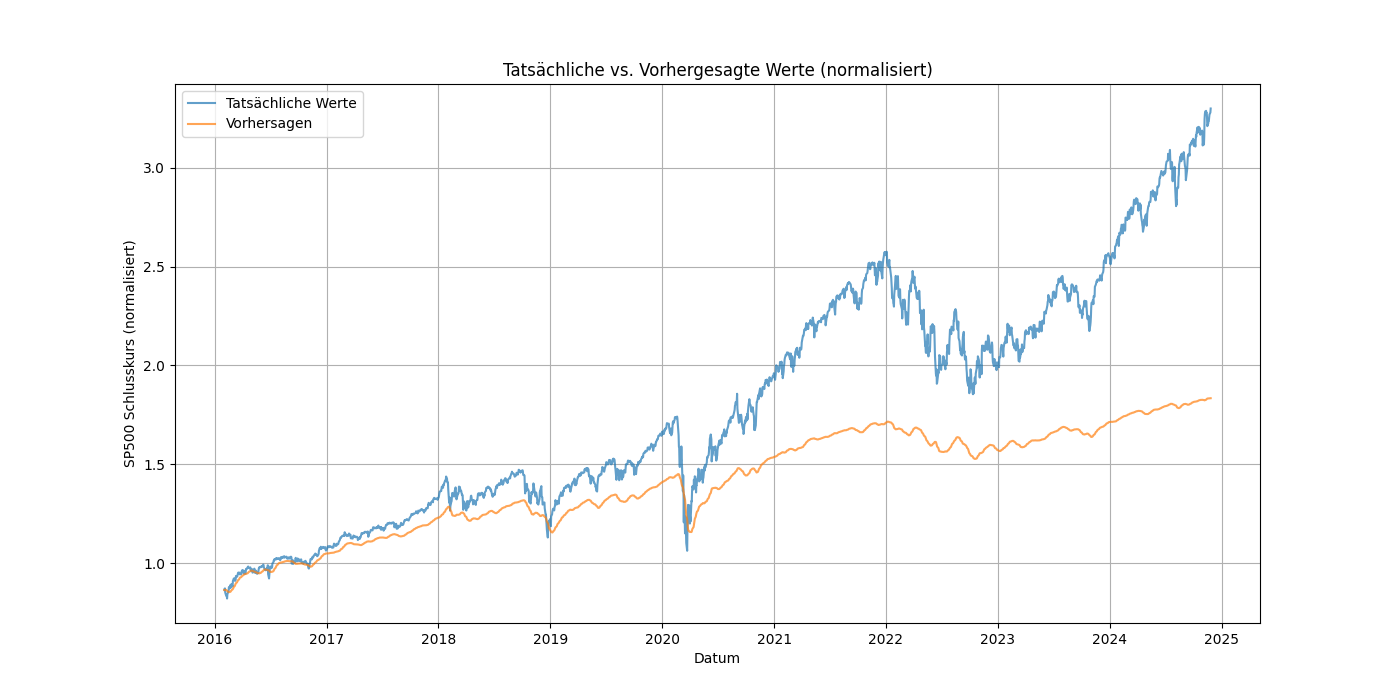

Write Python code to recreate this figure.
import os
import pandas as pd
import numpy as np
import torch
import torch.nn as nn
import torch.optim as optim
from sklearn.preprocessing import MinMaxScaler
from torch.utils.data import DataLoader, TensorDataset
import matplotlib.pyplot as plt

# ----------------------------
# 🔧 Geräteeinrichtung
# ----------------------------
# Bestimmt, ob eine GPU verfügbar ist und setzt das entsprechende Gerät.
# Dies ist wichtig für die Beschleunigung von Trainingsprozessen bei großen Modellen.
device = torch.device("cuda" if torch.cuda.is_available() else "cpu")
print(f"✅ Verwendetes Gerät: {device}")


# ----------------------------
# 📂 Dynamischer Pfad zur Datei
# ----------------------------
def get_file_path():
    """
    Ermittle den Pfad zur Datendatei dynamisch.

    Diese Funktion berechnet den absoluten Pfad zur CSV-Datei mit den historischen SP500-Daten,
    indem sie das Verzeichnis der aktuellen Datei nutzt und relativ zum Projektstammverzeichnis
    navigiert. Dies ermöglicht eine flexible Platzierung der Daten innerhalb der Projektstruktur.

    Returns:
        str: Der absolute Pfad zur Datendatei.

    Raises:
        FileNotFoundError: Wenn die Datendatei nicht am ermittelten Pfad gefunden wird.
    """
    # Bestimmt das Stammverzeichnis des Projekts, indem es ein Verzeichnis nach oben navigiert.
    project_root = os.path.abspath(os.path.join(os.path.dirname(__file__), ".."))
    # Baut den vollständigen Pfad zur CSV-Datei zusammen.
    file_path = os.path.join(project_root, "shared_resources", "sp500_data", "SP500_Index_Historical_Data.csv")

    # Debug-Ausgabe: Zeigt den ermittelten Pfad an.
    print(f"🔍 Datenpfad: {file_path}")

    # Überprüft, ob die Datei existiert. Wenn nicht, wird eine Ausnahme ausgelöst.
    if not os.path.exists(file_path):
        raise FileNotFoundError(f"❌ Datei nicht gefunden unter: {file_path}")
    return file_path


# ----------------------------
# 📊 Datenvorbereitung
# ----------------------------
def load_data(file_path):
    """
    Daten laden und sortieren.

    Diese Funktion liest die historischen SP500-Daten aus einer CSV-Datei, parst die Datumsangaben
    und sortiert die Daten chronologisch. Dies ist essentiell, um sicherzustellen, dass die
    Zeitreihenanalyse korrekt durchgeführt wird.

    Args:
        file_path (str): Der Pfad zur CSV-Datei mit den SP500-Daten.

    Returns:
        pd.DataFrame: Ein DataFrame mit den geladenen und sortierten Daten.

    Raises:
        pd.errors.EmptyDataError: Wenn die CSV-Datei leer ist.
        pd.errors.ParserError: Wenn die CSV-Datei nicht korrekt formatiert ist.
    """
    # Liest die CSV-Datei ein und parst die 'Date'-Spalte als Datumsobjekte.
    data = pd.read_csv(file_path, parse_dates=['Date'])
    # Sortiert die Daten nach dem Datum aufsteigend und setzt den Index zurück.
    data = data.sort_values(by='Date').reset_index(drop=True)
    return data


def split_data(data, train_start, train_end, test_start, test_end):
    """
    Daten in Trainings- und Testsets aufteilen.

    Diese Funktion teilt die gesamten Daten in zwei separate Datensätze:
    - Ein Trainingsset zur Modellbildung und -anpassung.
    - Ein Testset zur Evaluierung der Modellleistung.

    Die Aufteilung erfolgt basierend auf den angegebenen Datumsbereichen, um zeitliche
    Korrelationen und Überlappungen zu vermeiden.

    Args:
        data (pd.DataFrame): Das vollständige DataFrame mit den SP500-Daten.
        train_start (str): Startdatum für das Trainingsset im Format 'YYYY-MM-DD'.
        train_end (str): Enddatum für das Trainingsset im Format 'YYYY-MM-DD'.
        test_start (str): Startdatum für das Testset im Format 'YYYY-MM-DD'.
        test_end (str): Enddatum für das Testset im Format 'YYYY-MM-DD'.

    Returns:
        tuple: Ein Tupel bestehend aus dem Trainings- und Test-DataFrame.

    Raises:
        ValueError: Wenn die angegebenen Datumsbereiche nicht innerhalb der Daten liegen.
    """
    # Filtert die Daten für das Trainingsset basierend auf den Start- und Enddaten.
    train = data[(data['Date'] >= train_start) & (data['Date'] <= train_end)]
    # Filtert die Daten für das Testset basierend auf den Start- und Enddaten.
    test = data[(data['Date'] >= test_start) & (data['Date'] <= test_end)]

    # Überprüft, ob die Trainings- und Testsets nicht leer sind.
    if train.empty:
        raise ValueError(
            f"Trainingsdaten sind leer. Überprüfen Sie die Trainingsdatumsbereiche: {train_start} bis {train_end}.")
    if test.empty:
        raise ValueError(f"Testdaten sind leer. Überprüfen Sie die Testdatumsbereiche: {test_start} bis {test_end}.")

    return train, test


def scale_data(train, test, features):
    """
    Daten skalieren.

    Diese Funktion skaliert die angegebenen Merkmale der Trainings- und Testdaten auf einen
    Bereich zwischen 0 und 1 unter Verwendung des MinMaxScaler. Skalierung ist ein wichtiger
    Schritt in der Datenvorverarbeitung, um sicherzustellen, dass alle Features den gleichen
    Einfluss auf das Modell haben.

    Args:
        train (pd.DataFrame): Das Trainings-DataFrame.
        test (pd.DataFrame): Das Test-DataFrame.
        features (list): Liste der zu skalierenden Merkmale.

    Returns:
        tuple: Skalierte Trainingsdaten, skalierte Testdaten und der verwendete Scaler.
    """
    # Initialisiert den MinMaxScaler, der die Daten in den Bereich [0, 1] skaliert.
    scaler = MinMaxScaler()
    # Passt den Scaler an die Trainingsdaten an und transformiert diese.
    train_scaled = scaler.fit_transform(train[features])
    # Transformiert die Testdaten basierend auf dem im Trainingsset angepassten Scaler.
    test_scaled = scaler.transform(test[features])
    return train_scaled, test_scaled, scaler


def create_sequences(data, seq_length, feature_index=3):
    """
    Sequenzen und Labels erstellen.

    Diese Funktion erstellt aus den skalisierten Daten Sequenzen fester Länge, die als
    Eingaben für das LSTM-Modell dienen, sowie die zugehörigen Labels, die die zukünftigen
    Werte repräsentieren, die vorhergesagt werden sollen.

    Args:
        data (np.ndarray): Das skalierte Datenarray.
        seq_length (int): Die Länge jeder Sequenz (Anzahl der Zeitschritte).
        feature_index (int, optional): Der Index des Features, das als Label verwendet wird.
            Standard ist 3, was dem 'Close'-Preis entspricht.

    Returns:
        tuple: Ein Tupel bestehend aus den Sequenzen und den Labels.

    Raises:
        IndexError: Wenn der angegebene feature_index außerhalb der Datenmatrix liegt.
    """
    sequences = []
    labels = []
    for i in range(len(data) - seq_length):
        # Extrahiert eine Sequenz von seq_length Zeitpunkten.
        sequences.append(data[i:i + seq_length])
        try:
            # Extrahiert das Label, das den 'Close'-Preis nach der Sequenz darstellt.
            labels.append(data[i + seq_length, feature_index])  # 'Close' ist an Index 3
        except IndexError:
            raise IndexError(
                f"feature_index {feature_index} ist außerhalb der Datenmatrix mit {data.shape[1]} Features.")
    return np.array(sequences), np.array(labels)


# ----------------------------
# 🤖 LSTM-Modell
# ----------------------------
class StockLSTM(nn.Module):
    """
    Optimiertes LSTM-Modell für Aktienvorhersagen.

    Dieses Modell verwendet ein bidirektionales LSTM mit mehreren Schichten und Dropout zur
    Vorhersage der zukünftigen Schlusskurse des SP500-Index. Durch die Bidirektionalität kann
    das Modell sowohl vergangene als auch zukünftige Kontextinformationen nutzen, was die
    Vorhersagegenauigkeit verbessern kann.

    Attributes:
        lstm (nn.LSTM): Das LSTM-Modul, das die Sequenzdaten verarbeitet.
        fc (nn.Linear): Die vollverbundene Schicht zur Ausgabe der finalen Vorhersage.
    """

    def __init__(self, input_size, hidden_size, output_size, num_layers=3, dropout=0.3):
        """
        Initialisiert das StockLSTM-Modell.

        Args:
            input_size (int): Die Anzahl der Eingangsmerkmale (Features) pro Zeitschritt.
            hidden_size (int): Die Anzahl der Neuronen in den LSTM-Schichten.
            output_size (int): Die Anzahl der Ausgangsmerkmale (in diesem Fall 1 für den 'Close'-Preis).
            num_layers (int, optional): Die Anzahl der LSTM-Schichten. Mehr Schichten können komplexere Muster lernen.
                Standard ist 3.
            dropout (float, optional): Die Dropout-Rate zur Vermeidung von Überanpassung. Dropout deaktiviert zufällig
                einen Teil der Neuronen während des Trainings. Standard ist 0.3.
        """
        super(StockLSTM, self).__init__()
        # Initialisiert das LSTM-Modul mit den angegebenen Parametern.
        # batch_first=True bedeutet, dass die Eingaben die Form (Batch, Sequenz, Feature) haben.
        self.lstm = nn.LSTM(input_size, hidden_size, num_layers,
                            batch_first=True, bidirectional=True, dropout=dropout)
        # Die vollverbundene Schicht transformiert die LSTM-Ausgabe in die gewünschte Ausgabegröße.
        # Da das LSTM bidirektional ist, wird die versteckte Größe mit 2 multipliziert.
        self.fc = nn.Linear(hidden_size * 2, output_size)  # *2 wegen Bidirektionalität

    def forward(self, x):
        """
        Führt eine Vorwärtsdurchführung durch.

        Diese Methode definiert, wie die Eingabedaten durch das Netzwerk fließen.

        Args:
            x (torch.Tensor): Die Eingabesequenz mit der Form (Batch, Sequenz, Feature).

        Returns:
            torch.Tensor: Die vorhergesagten Werte mit der Form (Batch, Output_Size).
        """
        # Durchläuft die Eingabe durch das LSTM-Modul.
        out, _ = self.lstm(x)
        # Extrahiert die Ausgabe des letzten Zeitschritts jeder Sequenz.
        # Dies repräsentiert die aggregierte Information der gesamten Sequenz.
        out = self.fc(out[:, -1, :])  # Nur die letzte Zeitschritt-Ausgabe verwenden
        return out


# ----------------------------
# 📈 Visualisierung der Ergebnisse
# ----------------------------
def plot_results(dates, actual, predicted):
    """
    Ergebnisse plotten.

    Diese Funktion visualisiert die tatsächlichen und vorhergesagten Schlusskurse des SP500-Index
    über die Testperiode. Dies ermöglicht eine visuelle Bewertung der Modellleistung.

    Args:
        dates (pd.Series): Die Datumsangaben für die Testdaten.
        actual (list): Die tatsächlichen Schlusskurse (normalisiert).
        predicted (list): Die vorhergesagten Schlusskurse (normalisiert).

    Raises:
        ValueError: Wenn die Längen der Listen dates, actual und predicted nicht übereinstimmen.
    """
    # Überprüft, ob alle Eingabelisten die gleiche Länge haben.
    if not (len(dates) == len(actual) == len(predicted)):
        raise ValueError("Die Längen von dates, actual und predicted müssen übereinstimmen.")

    plt.figure(figsize=(14, 7))
    # Plot der tatsächlichen Werte.
    plt.plot(dates, actual, label='Tatsächliche Werte', alpha=0.7)
    # Plot der vorhergesagten Werte.
    plt.plot(dates, predicted, label='Vorhersagen', alpha=0.7)
    plt.xlabel('Datum')
    plt.ylabel('SP500 Schlusskurs (normalisiert)')
    plt.title('Tatsächliche vs. Vorhergesagte Werte (normalisiert)')
    plt.legend()
    plt.grid(True)
    plt.show()


# ----------------------------
# 🚀 Hauptfunktion
# ----------------------------
def main():
    """
    Hauptfunktion zur Ausführung des gesamten Prozesses.

    Dieser Prozess umfasst:
        1. Ermitteln des Dateipfads zur Datenquelle.
        2. Laden und Sortieren der Daten.
        3. Aufteilen der Daten in Trainings- und Testsets.
        4. Skalieren der Daten, um die Modellkonvergenz zu verbessern.
        5. Erstellen von Sequenzen und zugehörigen Labels für das LSTM-Modell.
        6. Umwandeln der Daten in Tensoren und Erstellen von DataLoadern für effizientes Batch-Training.
        7. Definieren des LSTM-Modells, der Verlustfunktion und des Optimierers.
        8. Training des Modells über eine festgelegte Anzahl von Epochen.
        9. Evaluierung des Modells auf den Testdaten und Visualisierung der Ergebnisse.
    """
    # Schritt 1: Dynamischen Pfad zur Datei definieren
    file_path = get_file_path()

    # Schritt 2: Daten laden und sortieren
    data = load_data(file_path)

    # Schritt 3: Daten in Trainings- und Testsets aufteilen
    train_data, test_data = split_data(data, '1994-01-01', '2015-12-31', '2016-01-01', '2024-12-31')

    # Schritt 4: Features definieren und skalieren
    features = ['Open', 'High', 'Low', 'Close', 'Volume']
    train_scaled, test_scaled, scaler = scale_data(train_data, test_data, features)

    # Schritt 5: Sequenzen erstellen
    seq_length = 20  # Anzahl der Zeitschritte pro Sequenz
    X_train, y_train = create_sequences(train_scaled, seq_length)
    X_test, y_test = create_sequences(test_scaled, seq_length)

    # Schritt 6: Tensor-Datensätze erstellen und DataLoader verwenden
    batch_size = 64  # Anzahl der Samples pro Batch

    # Wandelt die numpy-Arrays in PyTorch-Tensoren um und erstellt TensorDatasets.
    train_dataset = TensorDataset(torch.tensor(X_train, dtype=torch.float32),
                                  torch.tensor(y_train, dtype=torch.float32).unsqueeze(1))
    test_dataset = TensorDataset(torch.tensor(X_test, dtype=torch.float32),
                                 torch.tensor(y_test, dtype=torch.float32).unsqueeze(1))

    # Erstellt DataLoader für effizientes Batch-Training und -Testen.
    train_loader = DataLoader(train_dataset, batch_size=batch_size, shuffle=True, drop_last=True)
    test_loader = DataLoader(test_dataset, batch_size=batch_size, shuffle=False, drop_last=False)

    # Schritt 7: Modell, Verlustfunktion und Optimierer definieren
    input_size = len(features)  # Anzahl der Eingangsmerkmale
    hidden_size = 128  # Anzahl der Neuronen in den LSTM-Schichten
    output_size = 1  # Anzahl der Ausgangsmerkmale (1 für 'Close')
    num_layers = 4  # Anzahl der LSTM-Schichten
    dropout = 0.3  # Dropout-Rate

    # Initialisiert das LSTM-Modell und verschiebt es auf das festgelegte Gerät (CPU/GPU).
    model = StockLSTM(input_size, hidden_size, output_size, num_layers, dropout).to(device)

    # Definiert die Verlustfunktion. SmoothL1Loss ist weniger empfindlich gegenüber Ausreißern als MSELoss.
    criterion = nn.SmoothL1Loss()

    # Definiert den Optimierer. Adam ist ein weit verbreiteter Optimierer, der adaptiv die Lernrate anpasst.
    optimizer = optim.Adam(model.parameters(), lr=0.001, weight_decay=1e-4)

    # Definiert einen Lernraten-Scheduler, der die Lernrate alle 10 Epochen um den Faktor 0.5 reduziert.
    scheduler = optim.lr_scheduler.StepLR(optimizer, step_size=10, gamma=0.5)

    # Schritt 8: Training des Modells
    num_epochs = 100  # Gesamtanzahl der Trainingsdurchläufe

    for epoch in range(1, num_epochs + 1):
        model.train()  # Setzt das Modell in den Trainingsmodus (aktiviert Dropout, BatchNorm etc.)
        epoch_loss = 0.0  # Initialisiert den Verlust für die aktuelle Epoche

        # Iteriert über alle Batches im Trainingsloader
        for X_batch, y_batch in train_loader:
            # Verschiebt die Daten auf das festgelegte Gerät (CPU/GPU)
            X_batch, y_batch = X_batch.to(device), y_batch.to(device)

            optimizer.zero_grad()  # Setzt die Gradienten des Optimierers zurück
            outputs = model(X_batch)  # Führt eine Vorwärtsdurchführung durch
            loss = criterion(outputs, y_batch)  # Berechnet den Verlust
            loss.backward()  # Führt die Rückwärtsdurchführung durch (Backpropagation)
            optimizer.step()  # Aktualisiert die Modellgewichte

            epoch_loss += loss.item() * X_batch.size(0)  # Summiert den Verlust über alle Samples

        scheduler.step()  # Aktualisiert die Lernrate gemäß dem Scheduler
        avg_loss = epoch_loss / len(train_loader.dataset)  # Durchschnittlicher Verlust pro Sample

        # Gibt den Verlust alle 10 Epochen und in der ersten Epoche aus.
        if epoch % 10 == 0 or epoch == 1:
            print(f"Epoch {epoch}/{num_epochs}, Loss: {avg_loss:.6f}")

    # Schritt 9: Testen des Modells und Visualisierung der Ergebnisse
    model.eval()  # Setzt das Modell in den Evaluationsmodus (deaktiviert Dropout etc.)
    predictions = []  # Liste zur Speicherung der Vorhersagen
    actuals = []  # Liste zur Speicherung der tatsächlichen Werte

    with torch.no_grad():  # Deaktiviert die Gradientenberechnung für effizienteres Testen
        for X_batch, y_batch in test_loader:
            X_batch = X_batch.to(device)  # Verschiebt die Eingabedaten auf das Gerät
            preds = model(
                X_batch).cpu().numpy()  # Führt eine Vorhersage durch und verschiebt die Ergebnisse zurück auf die CPU
            predictions.extend(preds.flatten())  # Fügt die Vorhersagen zur Liste hinzu
            actuals.extend(y_batch.numpy().flatten())  # Fügt die tatsächlichen Werte zur Liste hinzu

    # Extrahiert die entsprechenden Datumsangaben für die Testperiode, abzüglich der Sequenzlänge.
    test_dates = test_data['Date'].iloc[seq_length:].reset_index(drop=True)

    # Visualisiert die tatsächlichen vs. vorhergesagten Werte.
    plot_results(test_dates, actuals, predictions)


# ----------------------------
# 🔑 Einstiegspunkt
# ----------------------------
if __name__ == "__main__":
    """
    Der Einstiegspunkt des Skripts.

    Wenn dieses Skript direkt ausgeführt wird, startet es die Hauptfunktion.
    Dies ermöglicht es, den Code sowohl als Modul zu importieren als auch direkt auszuführen.
    """
    main()
